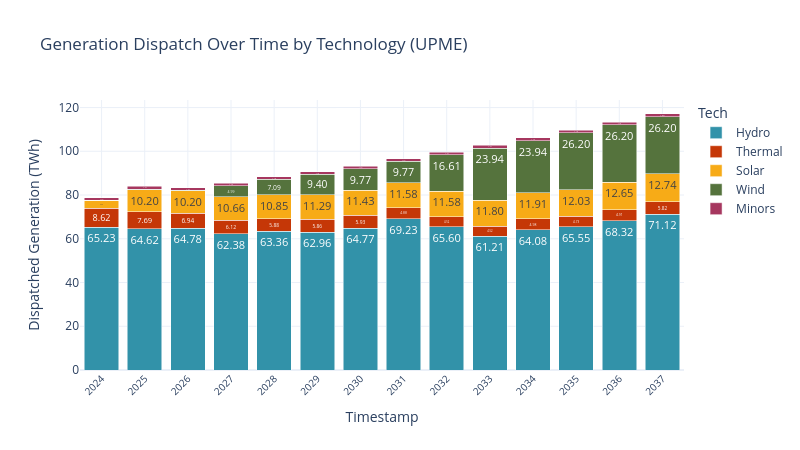

The cell this chart's notebook holds for it:
### Code cell
sce_upme = pd.read_csv(gen_per_res_vs_marg_cost)
sce_upme['Energy_TWh_typical_yr'] = sce_upme['Energy_GWh_typical_yr'] / 1000
sw.scenarios.dispatched_generation(sce_upme, 'year', 'Energy_TWh_typical_yr', 'Tech', scenario_name, 'UPME')

### Figure 1 — Plotly figure (JSON) as saved in the notebook; plotly's stock layout.template omitted (floating-point values rounded to 4 significant figures)
{"data": [{"alignmentgroup": "True", "hovertemplate": "Tech=Hydro<br>Year=%{x}<br>Dispatched Generation (MW)=%{text}<extra></extra>", "legendgroup": "Hydro", "marker": {"color": "#3292A9", "pattern": {"shape": ""}}, "name": "Hydro", "offsetgroup": "Hydro", "orientation": "v", "showlegend": true, "text": [65.23, 64.62, 64.78, 62.38, 63.36, 62.96, 64.77, 69.23, 65.6, 61.21, 64.08, 65.55, 68.32, 71.12], "textangle": 0, "textposition": "inside", "texttemplate": "%{text:.2f}", "type": "bar", "x": [2024, 2025, 2026, 2027, 2028, 2029, 2030, 2031, 2032, 2033, 2034, 2035, 2036, 2037], "xaxis": "x", "y": [65.23, 64.62, 64.78, 62.38, 63.36, 62.96, 64.77, 69.23, 65.6, 61.21, 64.08, 65.55, 68.32, 71.12], "yaxis": "y"}, {"alignmentgroup": "True", "hovertemplate": "Tech=Thermal<br>Year=%{x}<br>Dispatched Generation (MW)=%{text}<extra></extra>", "legendgroup": "Thermal", "marker": {"color": "#C53707", "pattern": {"shape": ""}}, "name": "Thermal", "offsetgroup": "Thermal", "orientation": "v", "showlegend": true, "text": [8.615, 7.686, 6.944, 6.122, 5.882, 5.855, 5.933, 4.877, 4.521, 4.518, 4.979, 4.733, 4.906, 5.817], "textangle": 0, "textposition": "inside", "texttemplate": "%{text:.2f}", "type": "bar", "x": [2024, 2025, 2026, 2027, 2028, 2029, 2030, 2031, 2032, 2033, 2034, 2035, 2036, 2037], "xaxis": "x", "y": [8.615, 7.686, 6.944, 6.122, 5.882, 5.855, 5.933, 4.877, 4.521, 4.518, 4.979, 4.733, 4.906, 5.817], "yaxis": "y"}, {"alignmentgroup": "True", "hovertemplate": "Tech=Solar<br>Year=%{x}<br>Dispatched Generation (MW)=%{text}<extra></extra>", "legendgroup": "Solar", "marker": {"color": "#F7AB17", "pattern": {"shape": ""}}, "name": "Solar", "offsetgroup": "Solar", "orientation": "v", "showlegend": true, "text": [3.651, 10.2, 10.2, 10.66, 10.85, 11.29, 11.43, 11.58, 11.58, 11.8, 11.91, 12.03, 12.65, 12.74], "textangle": 0, "textposition": "inside", "texttemplate": "%{text:.2f}", "type": "bar", "x": [2024, 2025, 2026, 2027, 2028, 2029, 2030, 2031, 2032, 2033, 2034, 2035, 2036, 2037], "xaxis": "x", "y": [3.651, 10.2, 10.2, 10.66, 10.85, 11.29, 11.43, 11.58, 11.58, 11.8, 11.91, 12.03, 12.65, 12.74], "yaxis": "y"}, {"alignmentgroup": "True", "hovertemplate": "Tech=Wind<br>Year=%{x}<br>Dispatched Generation (MW)=%{text}<extra></extra>", "legendgroup": "Wind", "marker": {"color": "#55733D", "pattern": {"shape": ""}}, "name": "Wind", "offsetgroup": "Wind", "orientation": "v", "showlegend": true, "text": [0.063, 0.206, 0.206, 4.989, 7.095, 9.398, 9.772, 9.772, 16.61, 23.94, 23.94, 26.2, 26.2, 26.2], "textangle": 0, "textposition": "inside", "texttemplate": "%{text:.2f}", "type": "bar", "x": [2024, 2025, 2026, 2027, 2028, 2029, 2030, 2031, 2032, 2033, 2034, 2035, 2036, 2037], "xaxis": "x", "y": [0.063, 0.206, 0.206, 4.989, 7.095, 9.398, 9.772, 9.772, 16.61, 23.94, 23.94, 26.2, 26.2, 26.2], "yaxis": "y"}, {"alignmentgroup": "True", "hovertemplate": "Tech=Minors<br>Year=%{x}<br>Dispatched Generation (MW)=%{text}<extra></extra>", "legendgroup": "Minors", "marker": {"color": "#A6375F", "pattern": {"shape": ""}}, "name": "Minors", "offsetgroup": "Minors", "orientation": "v", "showlegend": true, "text": [1.191, 1.191, 1.191, 1.191, 1.191, 1.191, 1.191, 1.191, 1.191, 1.191, 1.191, 1.191, 1.191, 1.383], "textangle": 0, "textposition": "inside", "texttemplate": "%{text:.2f}", "type": "bar", "x": [2024, 2025, 2026, 2027, 2028, 2029, 2030, 2031, 2032, 2033, 2034, 2035, 2036, 2037], "xaxis": "x", "y": [1.191, 1.191, 1.191, 1.191, 1.191, 1.191, 1.191, 1.191, 1.191, 1.191, 1.191, 1.191, 1.191, 1.383], "yaxis": "y"}], "layout": {"barmode": "stack", "height": 450, "legend": {"title": {"text": "Tech"}, "tracegroupgap": 0}, "title": {"text": "Generation Dispatch Over Time by Technology (UPME)"}, "width": 800, "xaxis": {"anchor": "y", "domain": [0, 1], "showgrid": true, "tickangle": -45, "tickfont": {"size": 10}, "tickvals": [2024, 2025, 2026, 2027, 2028, 2029, 2030, 2031, 2032, 2033, 2034, 2035, 2036, 2037], "title": {"text": "Timestamp"}}, "yaxis": {"anchor": "x", "domain": [0, 1], "title": {"text": "Dispatched Generation (TWh)"}}}}
